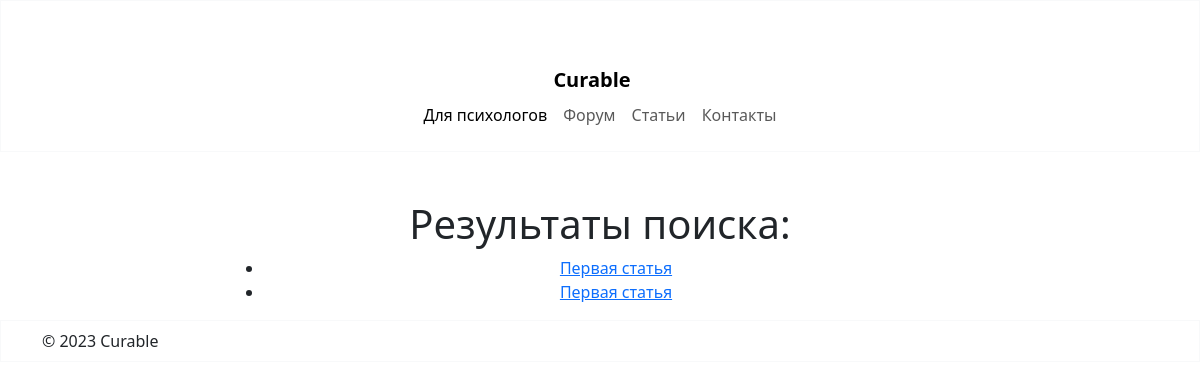
/articles/search/, run on an earlier commit of the app's database.
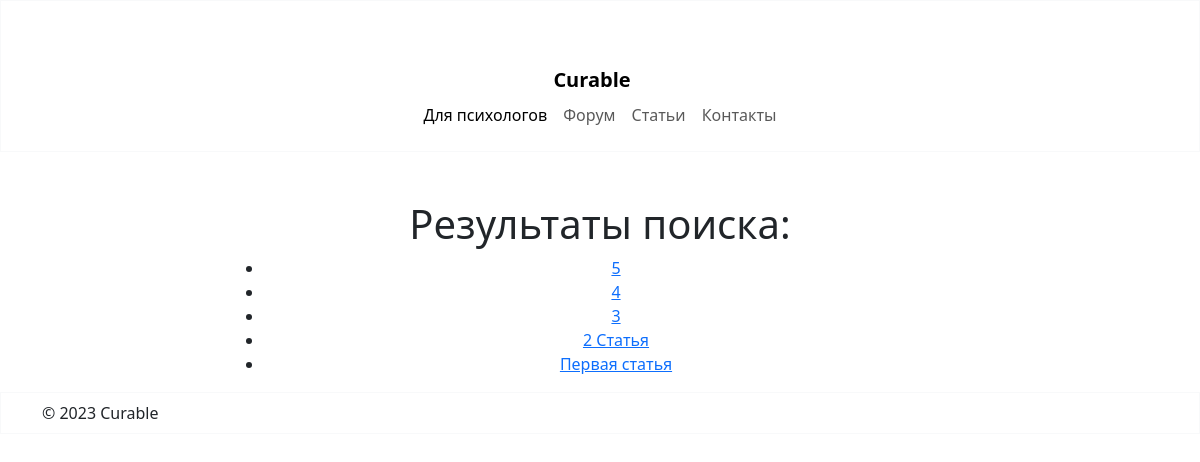
And on a later commit of the database.
### articles/models.py (models this page shows, shortened)
class Article(models.Model):
    title = models.CharField(max_length=200)  # Максимальная длина заголовка статьи
    content = models.TextField()  # Текст статьи
    pub_date = models.DateTimeField('date published')  # Дата публикации статьи
    author = models.ForeignKey(User, on_delete=models.CASCADE)  # Связь с моделью пользователя Django
    class Meta:
        ordering = ['-pub_date']  # Сортировка статей по убыванию даты публикации

### articles/views.py (the view)
# urls.py: path('search/', ArticleSearchView.as_view(), name='article_search'),
class ArticleSearchView(ListView):
    model = Article
    template_name = 'articles/article_search.html'
    context_object_name = 'results'
    def get_queryset(self):
        query = self.request.GET.get('query')
        if query:
            return Article.objects.filter(title__icontains=query)
        else:
            return Article.objects.all()

### templates/articles/article_search.html (shortened to what this page needs)
{% extends "base.html" %}
{% block content %}
<body>
    <h1>Результаты поиска:</h1>
    <ul>
        {% for article in results %}
            <li><a href="{% url 'articles:article_detail' article.pk %}">{{ article.title }}</a></li>
        {% empty %}
            <li>Ничего не найдено.</li>
        {% endfor %}
    </ul>
</body>
{% endblock %}

What changed in the data, as far as the page shows it:
removed Article: title "Первая статья"
added Article: title "5"
added Article: title "4"
added Article: title "3"
added Article: title "2 Cтатья"
